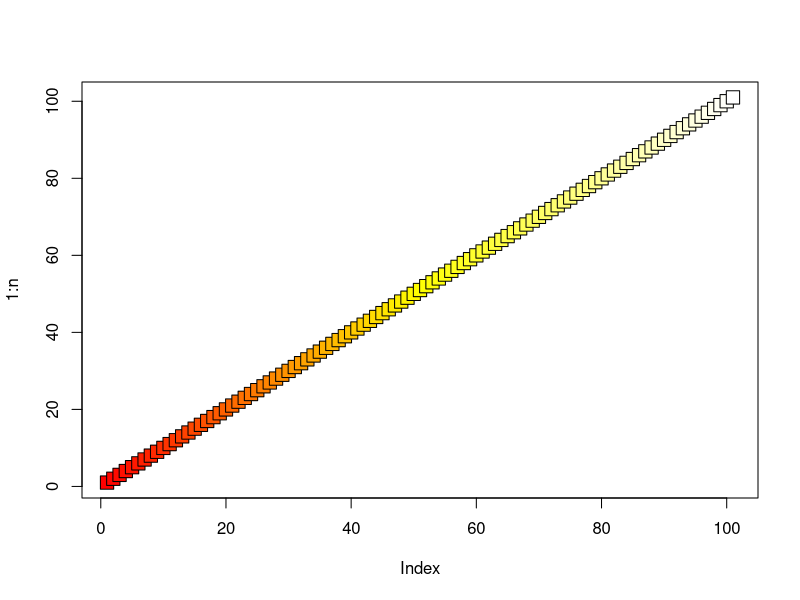

Here is the R script that generated this plot:

####
n=101
#colorGap=c("red",'white', "blue")
#colorGap=c("red", "yellow",'white')
#colorGap=c("purple", "yellow",'white')
#colorGap=c('brown','red','yellow','white')
#colorGap=c('brown','red','yellow','white')
colorGap=c('red','yellow','white')
#colorGap=c('red','yellow','blue')
#colorGap=c('red','yellow','gray')
###show
colors <- colorRampPalette(colorGap)(n)
plot(1:n, bg = colors, cex = 2, pch = 22)
##color value for importance score 0-100
colorRamp(colorGap)(seq(0,1,len=n))
##